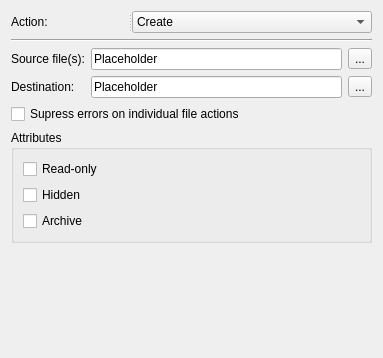
<?xml version="1.0" encoding="UTF-8"?>
<ui version="4.0">
 <class>FilesWidget</class>
 <widget class="QWidget" name="FilesWidget">
  <property name="geometry">
   <rect>
    <x>0</x>
    <y>0</y>
    <width>383</width>
    <height>358</height>
   </rect>
  </property>
  <property name="windowTitle">
   <string>Form</string>
  </property>
  <layout class="QVBoxLayout" name="verticalLayout">
   <item>
    <widget class="QSplitter" name="splitter_2">
     <property name="orientation">
      <enum>Qt::Horizontal</enum>
     </property>
     <widget class="QLabel" name="actionLabel">
      <property name="text">
       <string>Action:</string>
      </property>
      <property name="buddy">
       <cstring>actionComboBox</cstring>
      </property>
     </widget>
     <widget class="QComboBox" name="actionComboBox">
      <property name="currentText">
       <string>Create</string>
      </property>
      <item>
       <property name="text">
        <string>Create</string>
       </property>
      </item>
      <item>
       <property name="text">
        <string>Replace</string>
       </property>
      </item>
      <item>
       <property name="text">
        <string>Update</string>
       </property>
      </item>
      <item>
       <property name="text">
        <string>Delete</string>
       </property>
      </item>
     </widget>
    </widget>
   </item>
   <item>
    <widget class="Line" name="line">
     <property name="orientation">
      <enum>Qt::Horizontal</enum>
     </property>
    </widget>
   </item>
   <item>
    <layout class="QGridLayout" name="gridLayout">
     <item row="0" column="0">
      <widget class="QLabel" name="sourceLabel">
       <property name="font">
        <font>
         <pointsize>9</pointsize>
        </font>
       </property>
       <property name="text">
        <string>Source file(s):</string>
       </property>
      </widget>
     </item>
     <item row="0" column="1">
      <widget class="QLineEdit" name="sourceLineEdit">
       <property name="text">
        <string>Placeholder</string>
       </property>
      </widget>
     </item>
     <item row="0" column="2">
      <widget class="QToolButton" name="sourceToolButton">
       <property name="text">
        <string>...</string>
       </property>
      </widget>
     </item>
     <item row="1" column="0">
      <widget class="QLabel" name="destinationLabel">
       <property name="font">
        <font>
         <pointsize>9</pointsize>
        </font>
       </property>
       <property name="text">
        <string>Destination:</string>
       </property>
      </widget>
     </item>
     <item row="1" column="1">
      <widget class="QLineEdit" name="destinationLineEdit">
       <property name="text">
        <string>Placeholder</string>
       </property>
      </widget>
     </item>
     <item row="1" column="2">
      <widget class="QToolButton" name="destinationToolButton">
       <property name="text">
        <string>...</string>
       </property>
      </widget>
     </item>
    </layout>
   </item>
   <item>
    <widget class="QCheckBox" name="supressErrorsCheckBox">
     <property name="text">
      <string>Supress errors on individual file actions</string>
     </property>
    </widget>
   </item>
   <item>
    <widget class="QGroupBox" name="groupBox">
     <property name="sizePolicy">
      <sizepolicy hsizetype="Preferred" vsizetype="Preferred">
       <horstretch>0</horstretch>
       <verstretch>0</verstretch>
      </sizepolicy>
     </property>
     <property name="minimumSize">
      <size>
       <width>0</width>
       <height>105</height>
      </size>
     </property>
     <property name="font">
      <font>
       <pointsize>9</pointsize>
      </font>
     </property>
     <property name="title">
      <string>Attributes</string>
     </property>
     <layout class="QVBoxLayout" name="verticalLayout_2">
      <item>
       <widget class="QCheckBox" name="readOnly">
        <property name="text">
         <string>Read-only</string>
        </property>
       </widget>
      </item>
      <item>
       <widget class="QCheckBox" name="archive">
        <property name="text">
         <string>Hidden</string>
        </property>
       </widget>
      </item>
      <item>
       <widget class="QCheckBox" name="hidden">
        <property name="text">
         <string>Archive</string>
        </property>
       </widget>
      </item>
     </layout>
    </widget>
   </item>
   <item>
    <spacer name="verticalSpacer">
     <property name="orientation">
      <enum>Qt::Vertical</enum>
     </property>
     <property name="sizeType">
      <enum>QSizePolicy::MinimumExpanding</enum>
     </property>
     <property name="sizeHint" stdset="0">
      <size>
       <width>20</width>
       <height>104</height>
      </size>
     </property>
    </spacer>
   </item>
  </layout>
 </widget>
 <resources/>
 <connections/>
</ui>
